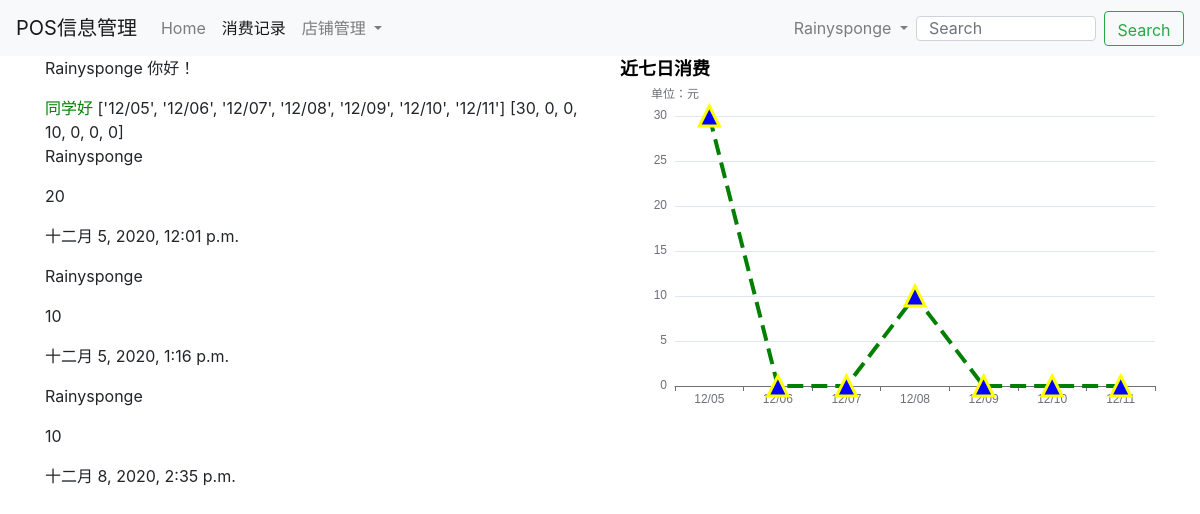
The app's page /consumption/student_consumption (signed in), older data.
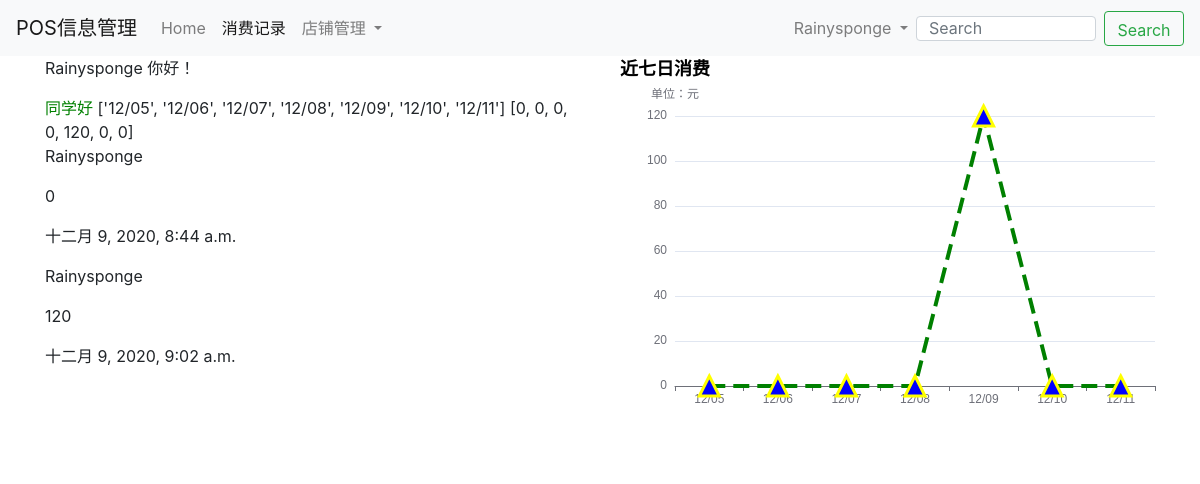
The same page, newer data.
### store/models.py (models this page shows)
class Pay(models.Model):
    pay_No = models.CharField(max_length=24, null=True)
    shop = models.ForeignKey(Shop, on_delete=models.DO_NOTHING, null=True)
    POS = models.ForeignKey(PosInfo, on_delete=models.DO_NOTHING, null=True)
    buyer_id = models.ForeignKey(User, on_delete=models.DO_NOTHING)
    pay_time = models.DateTimeField(default=timezone.now)
    pay_money = models.IntegerField(default=0)

### consumption/views.py (the view)
# urls.py: path('student_consumption', views.student_consumption, name='student_consumption'),
def student_consumption(request):
    user = request.user
    dates, seven_days_consumption = get_seven_days_consumption_data(user)
    pay_list = Pay.objects.filter(buyer_id=user)
    context = {}
    context['pay_list'] = pay_list
    context['dates'] = dates
    context['seven_days_consumption'] = seven_days_consumption
    return render(request, 'consumption/student_consumption.html', context)

### consumption/utils.py (called while the page is built)
def get_seven_days_consumption_data(user):
    today = timezone.now().date()
    dates = []
    pay_money = []
    for i in range(6, -1, -1):
        date = today - datetime.timedelta(days=i)
        dates.append(date.strftime('%m/%d'))
        pay_details = Pay.objects.filter(buyer_id=user, pay_time__year=date.year,
                                         pay_time__month=date.month, pay_time__day=date.day)
        result = pay_details.aggregate(pay_details_sum=Sum('pay_money'))
        pay_money.append(result['pay_details_sum'] or 0)
    return dates, pay_money

### user/models.py (called while the page is built)
def get_Profile(self):
    if Profile.objects.filter(user=self).exists():
        profile = Profile.objects.get(user=self)
        return profile
    else:
        return ''

### consumption/templates/consumption/student_consumption.html (shortened to what this page needs)
{% extends 'base.html' %}
{% load staticfiles %}
{% block consumption_ts_active %}active{% endblock %}
{% block content %}
    <div class="container">
        <div class="row">
            <div class="col-md-6">
                <p> <span>{{ user.username }} 你好！</span></p>
                {% if user.Profile.is_student %}
                    <span style="color: green; ">同学好</span>
                {% endif %}
                <span>{{ dates }}</span>
                <span>{{ seven_days_consumption }}</span>
                {% for pay in pay_list %}
                    <p><span>{{ pay.buyer_id.username }} </span></p>
                    <p><span>{{ pay.pay_money }}</span></p>
                    <p><span>{{ pay.pay_time }}</span></p>
                {% endfor %}
            </div>
            <div class="col-md 6">
                <div id="seven_days_consumption" style="width: 600px;height:400px;"></div>
            </div>
        </div>
    </div>
    <script type="text/javascript" >
        // 基于准备好的dom，初始化echarts实例
        var myChart = echarts.init(document.getElementById('seven_days_consumption'));
        // 指定图表的配置项和数据
        var option = {
            title: {
                text: '近七日消费',
                textStyle:{
                    color: 'black'
                }
            },
            tooltip: {},
            legend: {
                data:['消费'],
                textStyle:{
                    color: 'black'
                }
            },
            xAxis: {
                type: 'category',
                data: {{ dates|safe }}
            },
            yAxis: {
                type: 'value',
                name: '单位：元',
            },
            series: [{
                data: {{ seven_days_consumption|safe }},
                type: 'line',
                symbol: 'triangle',
                symbolSize: 20,
                lineStyle: {
                    color: 'green',
                    width: 4,
                    type: 'dashed'
                },
                itemStyle: {
                    borderWidth: 3,
                    borderColor: 'yellow',
                    color: 'blue'
                }
            }]
        };
        // 使用刚指定的配置项和数据显示图表。
        myChart.setOption(option);
    </script>
{% endblock %}

### templates/base.html (shortened to what this page needs)
{% load staticfiles %}
<!DOCTYPE html>
<html lang="en">
<head>
    <link rel="stylesheet" type="text/css" href="http://matthew.wagerfield.com/parallax/assets/styles/css/styles.css">
    <link rel="stylesheet" href="https://cdn.jsdelivr.net/npm/bootstrap@4.5.0/dist/css/bootstrap.min.css">
    <link rel="stylesheet" href="{% static 'font-awesome-4.7.0/css/font-awesome.min.css' %}">
</head>
<body>
    <div id="container" class="wrapper">
    <nav class="navbar navbar-expand-lg navbar-light bg-light">
      <a class="navbar-brand" href="{% url 'home' %}">POS信息管理</a>
      <div class="collapse navbar-collapse" id="navbarSupportedContent">
        <ul class="navbar-nav mr-auto">
          <li class="nav-item {% block home_active %}active{% endblock %}">
            <a class="nav-link" href="{% url 'home' %}">Home <span class="sr-only">(current)</span></a>
          </li>
          {% if user.Profile.is_student or user.Profile.is_teacher %}
              <li class="nav-item {% block consumption_ts_active %}{% endblock %} ">
                <a class="nav-link" href="{% url 'student_consumption'%}">消费记录</a>
              </li>
          {% endif %}
          <li class="nav-item dropdown">
            {% if user.is_authenticated and user.Profile.is_shop_owner %}
                <a class="nav-link dropdown-toggle" href="#" id="navbarDropdown" role="button" data-toggle="dropdown" aria-haspopup="true" aria-expanded="false">
                  店铺管理
                </a>
            {% endif %}
          </li>
        </ul>
        <ul class="nav navbar-nav">
          {% if not user.is_authenticated %}
                  <li class="nav-item">
                  <a class="nav-link" href="{% url 'login' %}?from={{ request.get_full_path }}">登录</a>
                  </li>
                  <li class="nav-item">
                  <a class="nav-link" href="{% url 'register' %}?from={{ request.get_full_path }}">注册</a>
                  </li>
          {% else %}
                    <li class="nav-item dropdown">
                      <a class="nav-link dropdown-toggle" href="#" id="navbarDropdown" role="button" data-toggle="dropdown" aria-haspopup="true" aria-expanded="false">
                        {{ user.username }}
                      </a>
                </li>
          {% endif %}
          </ul>
        <form class="form-inline my-2 my-lg-0">
          <input class="form-control mr-sm-2" style="width: 180px ; height: 25px "  type="search" placeholder="Search" aria-label="Search">
          <button class="btn btn-outline-success my-2 my-sm-0" style="width: 80px ; height:35px" type="submit">Search</button>
        </form>
      </div>
    </nav>
       {% block content %}{% endblock %}
</div>
</body>
</html>

Row changes from the older to the newer data that the page shows:
removed Pay: buyer_id.username "Rainysponge", pay_money "20", pay_time "十二月 5, 2020, 12:01 p.m."
removed Pay: buyer_id.username "Rainysponge", pay_money "10", pay_time "十二月 5, 2020, 1:16 p.m."
removed Pay: buyer_id.username "Rainysponge", pay_money "10", pay_time "十二月 8, 2020, 2:35 p.m."
added Pay: buyer_id.username "Rainysponge", pay_money "0", pay_time "十二月 9, 2020, 8:44 a.m."
added Pay: buyer_id.username "Rainysponge", pay_money "120", pay_time "十二月 9, 2020, 9:02 a.m."
Text that changed along with them:
{{ seven_days_consumption }}: "[30, 0, 0, 10, 0, 0, 0]" → "[0, 0, 0, 0, 120, 0, 0]"
chart data {{ seven_days_consumption|safe }}: [30, 0, 0, 10, 0, 0, 0] → [0, 0, 0, 0, 120, 0, 0]
